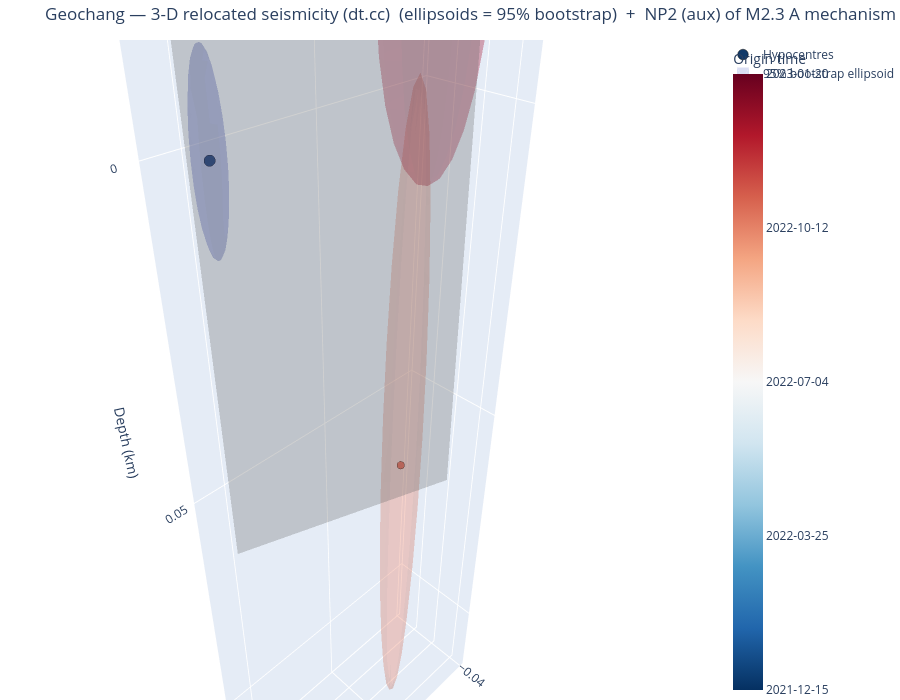

Notebook source saved alongside this figure:
### Markdown cell above
The same view with the per-event uncertainty drawn as a **95% bootstrap error ellipsoid**
(`error="ellipsoid"`) instead of whisker bars: each ellipsoid's shape is the bootstrap sample covariance
and its size the empirical 95% Mahalanobis radius (95% of replicas inside), coloured like its hypocentre.
Tight horizontal but loose depth control shows up as a vertically elongated ellipsoid.

### Code cell
fig3d_e = viz.plot_3d_plane(cfg, VELMODEL, error="ellipsoid", frame_from=FRAME_FROM, mech_select=MECH_SELECT)
try:
    fig3d_e.write_image(f"/tmp/{CLUSTER}_3d_ellipsoid.png", scale=2)
except Exception:
    pass
fig3d_e

### Figure 1 — Plotly figure (JSON) as saved in the notebook; plotly's stock layout.template omitted (floating-point values rounded to 4 significant figures; data arrays with more than 128 entries replaced by an {"elided": "..."} marker saying what was removed)
{"data": [{"marker": {"color": [18980.0, 19310.0, 19380.0], "colorbar": {"ticktext": ["2021-12-15", "2022-03-25", "2022-07-04", "2022-10-12", "2023-01-20"], "tickvals": [18980.0, 19080.0, 19180.0, 19280.0, 19380.0], "title": {"text": "Origin time"}}, "colorscale": [[0, "rgb(5,48,97)"], [0.1, "rgb(33,102,172)"], [0.2, "rgb(67,147,195)"], [0.3, "rgb(146,197,222)"], [0.4, "rgb(209,229,240)"], [0.5, "rgb(247,247,247)"], [0.6, "rgb(253,219,199)"], [0.7, "rgb(244,165,130)"], [0.8, "rgb(214,96,77)"], [0.9, "rgb(178,24,43)"], [1, "rgb(103,0,31)"]], "line": {"color": "black", "width": 0.5}, "opacity": 0.95, "size": [13.2, 8.8, 9.6]}, "mode": "markers", "name": "Hypocentres", "text": ["200002  M2.3", "200003  M1.2", "200004  M1.4"], "type": "scatter3d", "x": [0.0, -0.0236, -0.031], "y": [0.0, 0.0081, 0.0039], "z": [0.0, 0.0528, -0.0164]}, {"alphahull": 0, "color": "rgb(58,76,192)", "flatshading": true, "hoverinfo": "skip", "name": "95% bootstrap ellipsoid", "opacity": 0.18, "showlegend": true, "showscale": false, "type": "mesh3d", "x": {"elided": "196 float values"}, "y": {"elided": "196 float values"}, "z": {"elided": "196 float values"}}, {"alphahull": 0, "color": "rgb(234,123,96)", "flatshading": true, "hoverinfo": "skip", "name": "95% bootstrap ellipsoid", "opacity": 0.18, "showlegend": false, "showscale": false, "type": "mesh3d", "x": {"elided": "196 float values"}, "y": {"elided": "196 float values"}, "z": {"elided": "196 float values"}}, {"alphahull": 0, "color": "rgb(179,3,38)", "flatshading": true, "hoverinfo": "skip", "name": "95% bootstrap ellipsoid", "opacity": 0.18, "showlegend": false, "showscale": false, "type": "mesh3d", "x": {"elided": "196 float values"}, "y": {"elided": "196 float values"}, "z": {"elided": "196 float values"}}, {"color": "gray", "hoverinfo": "name", "i": [0, 0], "j": [1, 3], "k": [3, 2], "name": "NP2 (aux) of M2.3 A mechanism 289/89", "opacity": 0.3, "showscale": false, "type": "mesh3d", "x": [-0.03089, -0.03139, 0.002677, 0.002178], "y": [0.01177, 0.01031, 0.000263, -0.001193], "z": [0.05832, -0.02206, 0.05832, -0.02206]}], "layout": {"height": 700, "margin": {"b": 0, "l": 0, "r": 0, "t": 40}, "scene": {"aspectmode": "data", "xaxis": {"title": {"text": "E (km)"}}, "yaxis": {"title": {"text": "N (km)"}}, "zaxis": {"autorange": "reversed", "title": {"text": "Depth (km)"}}}, "title": {"text": "Geochang — 3-D relocated seismicity (dt.cc)  (ellipsoids = 95% bootstrap)  +  NP2 (aux) of M2.3 A mechanism (strike 289°, dip 89°)"}}}
